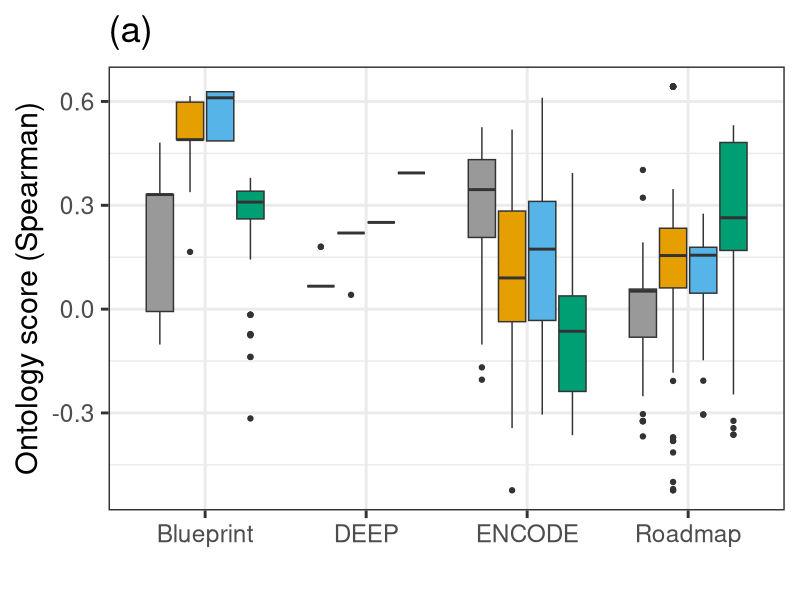
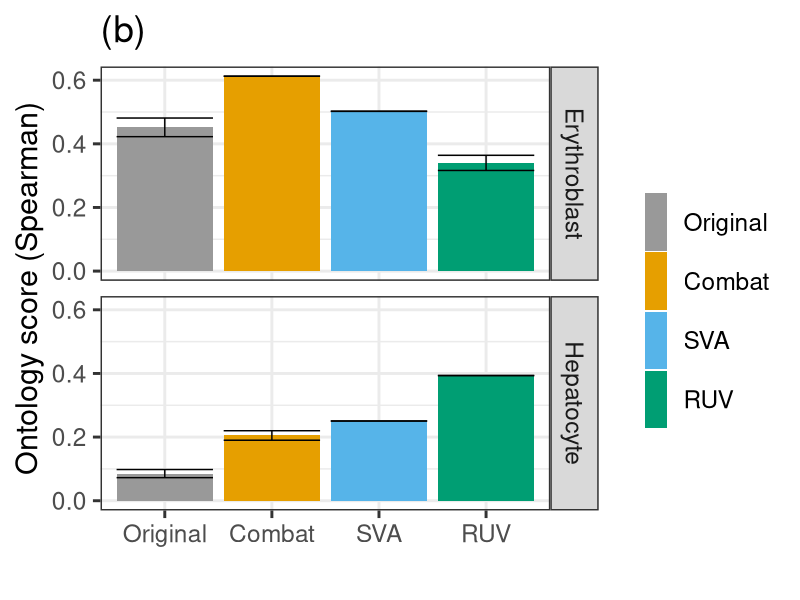
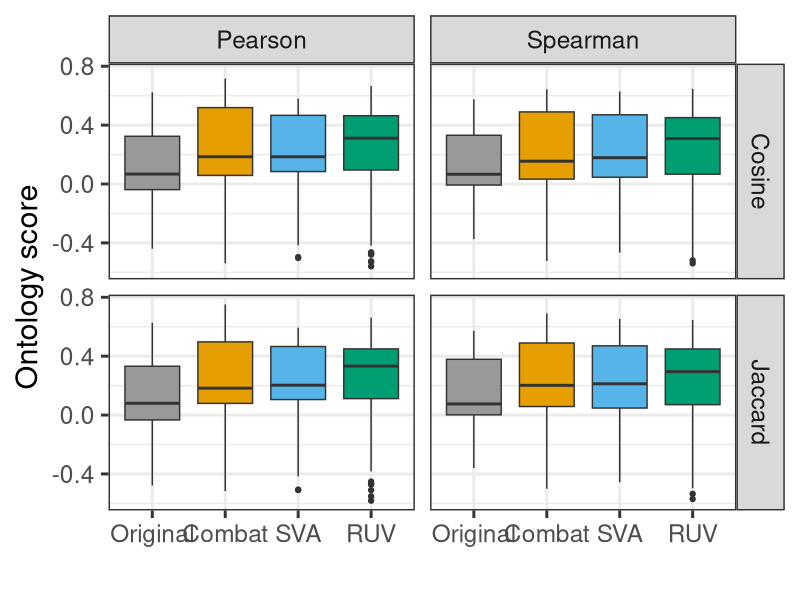
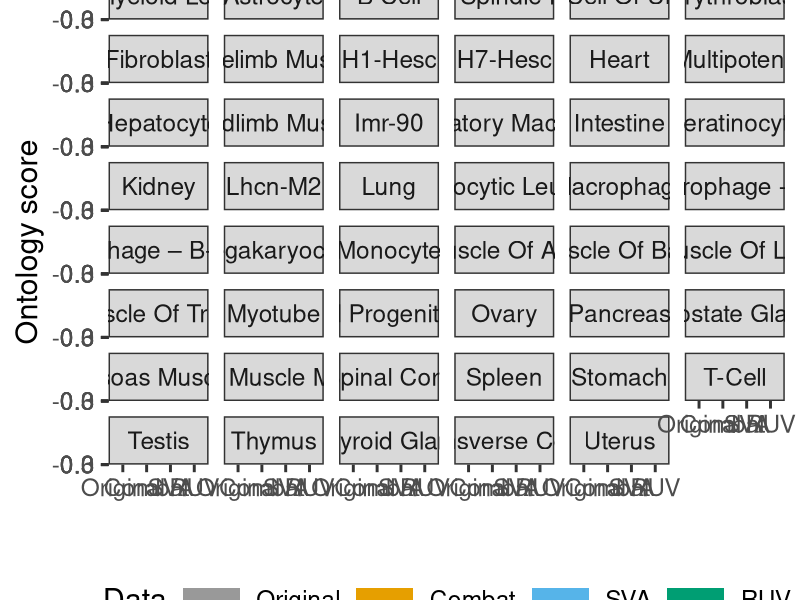
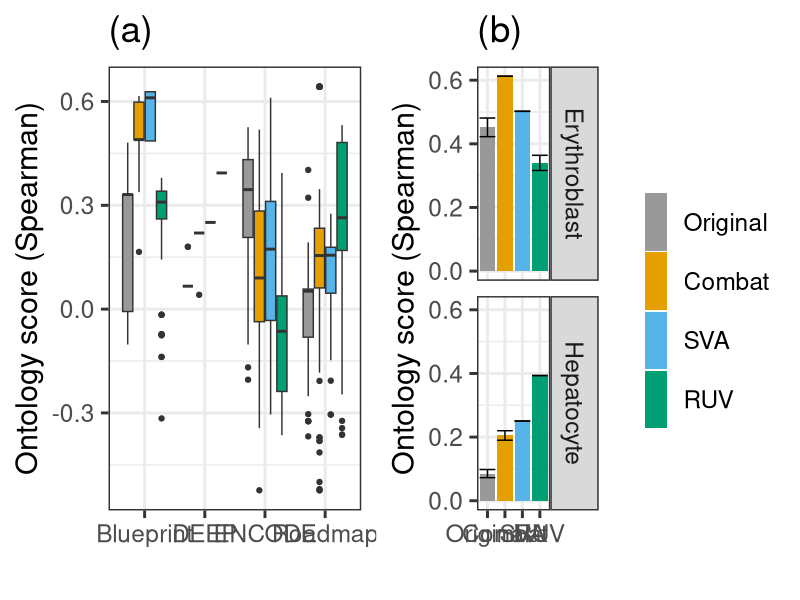
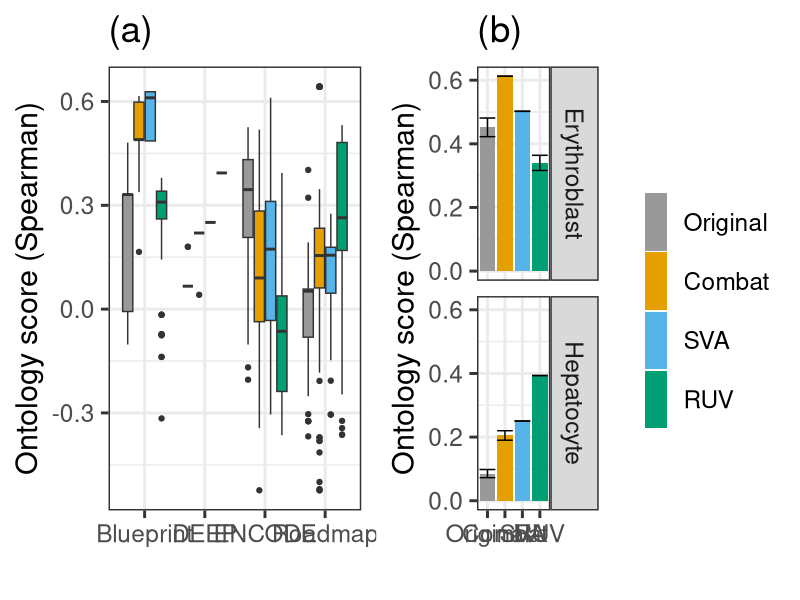
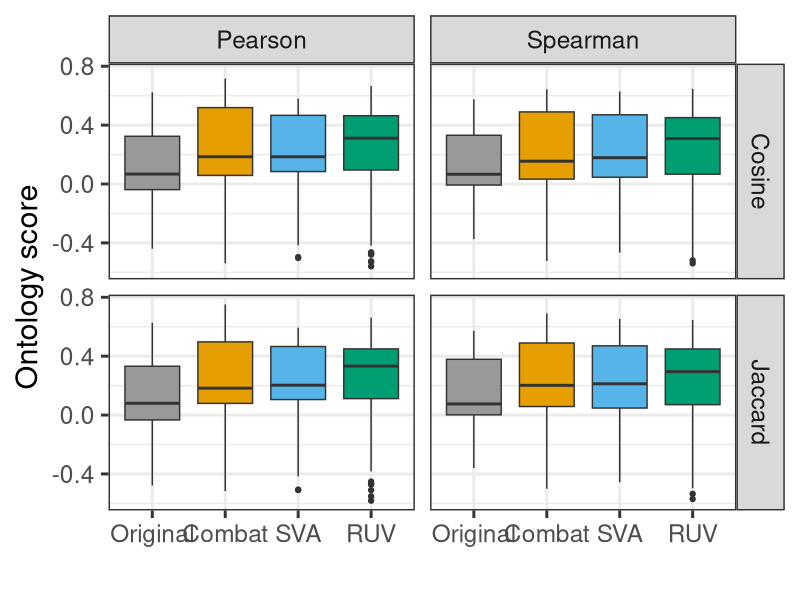
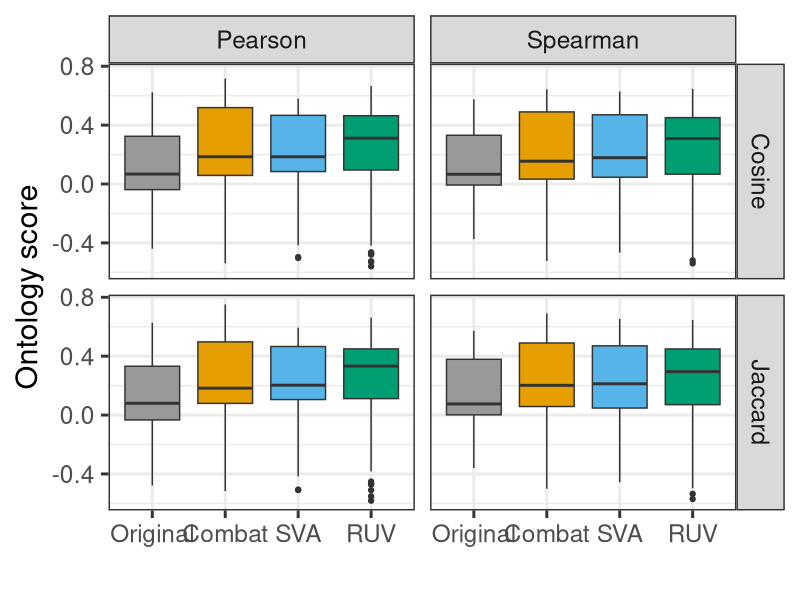

These figures' R source, in order: (Note: this script raises an error after producing the figures.)
ggplot2Package<-require("ggplot2")
gridPackage<-require("gridExtra")
cbPalette <- c("#999999", "#E69F00", "#56B4E9", "#009E73")

########################
###IHEC use case###
########################
###############
###Load data###
###############
ihec.joinedMatrix.original<-read.table("Data/IHEC_PCA_Data_Original_Outlier_Removed.txt",header=T,sep="\t")
ihec.joinedMatrix.sva<-read.table("Data/IHEC_PCA_SVA.txt",header=T,sep="\t")
ihec.joinedMatrix.combat<-read.table("Data/IHEC_PCA_Data_Combat.txt",header=T,sep="\t")
ihec.joinedMatrix.RUV<-read.table("Data/IHEC_PCA_RUV.txt",header=T,sep="\t")
ihec.ontologyScores<-read.table("Data/IHEC_RNA_seq_ontology.txt",header=T,sep="\t")

###################################
###Generate ontology score plots###
###################################
fontsize=22
ggplotDataCombined.Spearman<-ihec.ontologyScores
ihec.ontologyScores<-ihec.ontologyScores[c(which(ihec.ontologyScores$dataset=="Original"),which(ihec.ontologyScores$dataset=="Combat"),which(ihec.ontologyScores$dataset=="SVA"),which(ihec.ontologyScores$dataset=="RUV")),]
ihec.ontologyScores$dataset<-factor(ihec.ontologyScores$dataset,levels=c("Original","Combat","SVA","RUV"))
ihec.ontologyScores<-ihec.ontologyScores[c(which(ihec.ontologyScores$similarity=="Pearson"),which(ihec.ontologyScores$similarity=="Spearman")),]
ggplotDataFig7.ihec<-ihec.ontologyScores[which(ihec.ontologyScores$similarity=="Spearman"),]
ggplotDataFig7.ihec<-ggplotDataFig7.ihec[which(ggplotDataFig7.ihec$ontology=="Cosine"),]
ggplotDataFig7.ihec<-ggplotDataFig7.ihec[which(ggplotDataFig7.ihec$pca=="PC 1-4"),]

ihec.Fig7<-ggplot2::ggplot(ggplotDataFig7.ihec,aes(x=Consortia,y=score,fill=dataset))+
  geom_boxplot()+
  theme_bw(fontsize)+
  labs(fill=" ")+
  theme(legend.key.height = unit(1.5,"cm"))+
  xlab("")+
  ylab("Ontology score (Spearman)")+
  theme(legend.position = "none")+
  scale_fill_manual(values=cbPalette)+
  ggtitle("(a)")
ihec.Fig7

sampleTissuesSmallExample<-ggplotDataFig7.ihec[c(which(ggplotDataFig7.ihec$Celltype..Original.=="Hepatocyte"),which(ggplotDataFig7.ihec$Celltype..Original.=="Erythroblast")),]
ihec.tissue.specific.Ontology.Small<-ggplot2::ggplot(sampleTissuesSmallExample,aes(x=dataset,y=score,fill=dataset))+
  geom_bar(stat="summary",position="dodge",fun.y = "mean")+
  stat_summary(fun.data = mean_se, geom = "errorbar",position="dodge")+
  theme_bw(fontsize)+
  facet_grid(CellType..Condensed.~.)+
  labs(fill=" ")+
  theme(legend.key.height = unit(1.5,"cm"))+
  xlab(" ")+ylab("Ontology score (Spearman)")+
  theme(legend.position="right")+
  scale_fill_manual(values=cbPalette)+
  ggtitle("(b)")
ihec.tissue.specific.Ontology.Small

pdf("Figure7.pdf",width=16,height=7)
grid.arrange(ihec.Fig7,ihec.tissue.specific.Ontology.Small,layout_matrix=cbind(1,1,1,1,1,1,1,1,2,2,2,2,2,2,2,2,2))
dev.off()

svg("Figure7.svg",width=16,height=7)
grid.arrange(ihec.Fig7,ihec.tissue.specific.Ontology.Small,layout_matrix=cbind(1,1,1,1,1,1,1,1,2,2,2,2,2,2,2,2,2))
dev.off()



ihec.acrossTissues.Ontology<-ggplot2::ggplot(ihec.ontologyScores,aes(x=dataset,y=score,fill=dataset))+
  geom_boxplot()+
  theme_bw(fontsize)+
  facet_grid(ontology ~similarity)+
  labs(fill="Data")+
  theme(legend.key.height = unit(1.5,"cm"))+
  xlab(" ")+ylab("Ontology score")+
  theme(legend.position="none")+
  scale_fill_manual(values=cbPalette)
ihec.acrossTissues.Ontology

pdf("Ontology_IHEC_Sup_Fig_1.pdf",width=12,height=8)
ihec.acrossTissues.Ontology
dev.off()


svg("Ontology_IHEC_Sup_Fig_1.svg",width=12,height=8)
ihec.acrossTissues.Ontology
dev.off()

ihec.tissue.specific.Ontology<-ggplot2::ggplot(ggplotDataFig7.ihec,aes(x=dataset,y=score,fill=dataset))+
  geom_bar(stat="summary",position="dodge",fun.y = "mean")+
  stat_summary(fun.data = mean_se, geom = "errorbar",position="dodge")+
  theme_bw(fontsize)+
  facet_wrap(~CellType..Condensed.,ncol=6)+
  labs(fill="Data")+
  theme(legend.key.width = unit(1.5,"cm"))+
  xlab(" ")+ylab("Ontology score")+
  theme(legend.position="bottom")+
  scale_fill_manual(values=cbPalette)
ihec.tissue.specific.Ontology

pdf("Ontology_IHEC_Sup_Fig_2_Spearman_Cosine.pdf",width=28,height=40)
ihec.tissue.specific.Ontology
dev.off()

svg("Ontology_IHEC_Sup_Fig_2_Spearman_Cosine.svg",width=28,height=40)
ihec.tissue.specific.Ontology
dev.off()

###############
###PCA plots###
###############
ihec.pcaPlot12.original<-ggplot2::ggplot(data=ihec.joinedMatrix.original,aes(x=PC1,y=PC2,color=Celltype..Original.,shape=Consortia))+
  geom_point(size=pointsize)+
  theme_bw(fontsize)+
  theme(legend.position = "none")+
  xlab(paste0("PC1"))+ 
  ylab(paste0("PC2"))+
  ggtitle("(a) Original")
ihec.pcaPlot12.original

ihec.pcaPlot23.original<-ggplot2::ggplot(data=ihec.joinedMatrix.original,aes(x=PC2,y=PC3,color=Celltype..Original.,shape=Consortia))+
  geom_point(size=pointsize)+
  theme_bw(fontsize)+
  theme(legend.position = "none")+
  xlab(paste0("PC2"))+ 
  ylab(paste0("PC3"))+
  ggtitle(" ")
ihec.pcaPlot23.original

ihec.pcaPlot34.original<-ggplot2::ggplot(data=ihec.joinedMatrix.original,aes(x=PC3,y=PC4,color=Celltype..Original.,shape=Consortia))+
  geom_point(size=pointsize)+
  theme_bw(fontsize)+
  theme(legend.position = "none")+
  xlab(paste0("PC3"))+ 
  ylab(paste0("PC4"))+
  ggtitle(" ")
ihec.pcaPlot34.original

ihec.pcaPlot12.combat<-ggplot2::ggplot(data=ihec.joinedMatrix.combat,aes(x=PC1,y=PC2,color=Celltype..Original.,shape=Consortia))+
  geom_point(size=pointsize)+
  theme_bw(fontsize)+
  theme(legend.position = "none")+
  xlab(paste0("PC1"))+ 
  ylab(paste0("PC2"))+
  ggtitle("(b) Combat")
ihec.pcaPlot12.combat

ihec.pcaPlot23.combat<-ggplot2::ggplot(data=ihec.joinedMatrix.combat,aes(x=PC2,y=PC3,color=Celltype..Original.,shape=Consortia))+
  geom_point(size=pointsize)+
  theme_bw(fontsize)+
  theme(legend.position = "none")+
  xlab(paste0("PC2"))+ 
  ylab(paste0("PC3"))+
  ggtitle(" ")
ihec.pcaPlot23.combat

ihec.pcaPlot34.combat<-ggplot2::ggplot(data=ihec.joinedMatrix.combat,aes(x=PC3,y=PC4,color=Celltype..Original.,shape=Consortia))+
  geom_point(size=pointsize)+
  theme_bw(fontsize)+
  theme(legend.position = "none")+
  xlab(paste0("PC3"))+ 
  ylab(paste0("PC4"))+
  ggtitle(" ")
ihec.pcaPlot34.combat

ihec.pcaPlot12.sva<-ggplot2::ggplot(data=ihec.joinedMatrix.sva,aes(x=PC1,y=PC2,color=Celltype..Original.,shape=Consortia))+
  geom_point(size=pointsize)+
  theme_bw(fontsize)+
  theme(legend.position = "none")+
  xlab(paste0("PC1"))+ 
  ylab(paste0("PC2"))+
  ggtitle("(c) SVA")
ihec.pcaPlot12.sva

ihec.pcaPlot23.sva<-ggplot2::ggplot(data=ihec.joinedMatrix.sva,aes(x=PC2,y=PC3,color=Celltype..Original.,shape=Consortia))+
  geom_point(size=pointsize)+
  theme_bw(fontsize)+
  theme(legend.position = "none")+
  xlab(paste0("PC2"))+ 
  ylab(paste0("PC3"))+
  ggtitle(" ")
ihec.pcaPlot23.sva

ihec.pcaPlot34.sva<-ggplot2::ggplot(data=ihec.joinedMatrix.sva,aes(x=PC3,y=PC4,color=Celltype..Original.,shape=Consortia))+
  geom_point(size=pointsize)+
  theme_bw(fontsize)+
  theme(legend.position = "none")+
  xlab(paste0("PC3"))+ 
  ylab(paste0("PC4"))+
  ggtitle(" ")
ihec.pcaPlot34.sva

ihec.pcaPlot12.RUV<-ggplot2::ggplot(data=ihec.joinedMatrix.RUV,aes(x=PC1,y=PC2,color=Celltype..Original.,shape=Consortia))+
  geom_point(size=pointsize)+
  theme_bw(fontsize)+
  theme(legend.position = "none")+
  xlab(paste0("PC1"))+ 
  ylab(paste0("PC2"))+
  ggtitle("(d) RUV")
ihec.pcaPlot12.RUV

ihec.pcaPlot23.RUV<-ggplot2::ggplot(data=ihec.joinedMatrix.RUV,aes(x=PC2,y=PC3,color=Celltype..Original.,shape=Consortia))+
  geom_point(size=pointsize)+
  theme_bw(fontsize)+
  theme(legend.position = "bottom")+
  xlab(paste0("PC2"))+ 
  ylab(paste0("PC3"))+
  ggtitle(" ")+
  labs(shape="Consortia")+
  scale_colour_discrete(guide = FALSE)

ihec.pcaPlot34.RUV<-ggplot2::ggplot(data=ihec.joinedMatrix.RUV,aes(x=PC3,y=PC4,color=Celltype..Original.,shape=Consortia))+
  geom_point(size=pointsize)+
  theme_bw(fontsize)+
  theme(legend.position = "none")+
  xlab(paste0("PC3"))+ 
  ylab(paste0("PC4"))+
  ggtitle(" ")
ihec.pcaPlot34.RUV

pdf("PCA_iheca_Sup_Fig.pdf",width=20,height=24)
pca_ihec<-grid.arrange(ihec.pcaPlot12.original,ihec.pcaPlot23.original,ihec.pcaPlot34.original,
             ihec.pcaPlot12.combat,ihec.pcaPlot23.combat,ihec.pcaPlot34.combat,
             ihec.pcaPlot12.sva,ihec.pcaPlot23.sva,ihec.pcaPlot34.sva,
             ihec.pcaPlot12.RUV,ihec.pcaPlot23.RUV,ihec.pcaPlot34.RUV,blank,blank,
             layout_matrix=cbind(c(1,1,1,1,1,1,1,1,1,1,1,1,4,4,4,4,4,4,4,4,4,4,4,4,7,7,7,7,7,7,7,7,7,7,7,7,10,10,10,10,10,10,10,10,10,10,10,10,13),
                                 c(2,2,2,2,2,2,2,2,2,2,2,2,5,5,5,5,5,5,5,5,5,5,5,5,8,8,8,8,8,8,8,8,8,8,8,8,11,11,11,11,11,11,11,11,11,11,11,11,11),
                                 c(3,3,3,3,3,3,3,3,3,3,3,3,6,6,6,6,6,6,6,6,6,6,6,6,9,9,9,9,9,9,9,9,9,9,9,9,12,12,12,12,12,12,12,12,12,12,12,12,14)))
dev.off()


svg("PCA_iheca_Sup_Fig.svg",width=20,height=24)
pca_ihec<-grid.arrange(ihec.pcaPlot12.original,ihec.pcaPlot23.original,ihec.pcaPlot34.original,
                       ihec.pcaPlot12.combat,ihec.pcaPlot23.combat,ihec.pcaPlot34.combat,
                       ihec.pcaPlot12.sva,ihec.pcaPlot23.sva,ihec.pcaPlot34.sva,
                       ihec.pcaPlot12.RUV,ihec.pcaPlot23.RUV,ihec.pcaPlot34.RUV,blank,blank,
                       layout_matrix=cbind(c(1,1,1,1,1,1,1,1,1,1,1,1,4,4,4,4,4,4,4,4,4,4,4,4,7,7,7,7,7,7,7,7,7,7,7,7,10,10,10,10,10,10,10,10,10,10,10,10,13),
                                           c(2,2,2,2,2,2,2,2,2,2,2,2,5,5,5,5,5,5,5,5,5,5,5,5,8,8,8,8,8,8,8,8,8,8,8,8,11,11,11,11,11,11,11,11,11,11,11,11,11),
                                           c(3,3,3,3,3,3,3,3,3,3,3,3,6,6,6,6,6,6,6,6,6,6,6,6,9,9,9,9,9,9,9,9,9,9,9,9,12,12,12,12,12,12,12,12,12,12,12,12,14)))
dev.off()



###########################
###Correcting hepatocyte###
###########################

ihec.joinedMatrix.original.hep<-ihec.joinedMatrix.original
ihec.joinedMatrix.original.hep$CellType..Condensed<-as.character(ihec.joinedMatrix.original.hep$CellType..Condensed)
ihec.joinedMatrix.original.hep$CellType..Condensed[intersect(which(ihec.joinedMatrix.original$CellType..Condensed!="Kidney"),
                                                             which(ihec.joinedMatrix.original$CellType..Condensed!="Hepatocyte"))]<-"Other"
ihec.joinedMatrix.original.hep$CellType..Condensed<-factor(ihec.joinedMatrix.original.hep$CellType..Condensed)
ihec.pcaPlot12.Original.hep<-ggplot2::ggplot(data=ihec.joinedMatrix.original.hep,aes(x=PC1,y=PC2,color=CellType..Condensed,shape=Consortia))+
  geom_point(size=pointsize)+
  theme_bw(fontsize)+
  theme(legend.position = "none")+
  xlab(paste0("PC1"))+ 
  ylab(paste0("PC2"))+
  ggtitle("(a) Original")+
  labs(shape="Consortia")+
  scale_color_manual(values=c("green1","black","grey"))
ihec.pcaPlot12.Original.hep

ihec.pcaPlot23.Original.hep<-ggplot2::ggplot(data=ihec.joinedMatrix.original.hep,aes(x=PC2,y=PC3,color=CellType..Condensed,shape=Consortia))+
  geom_point(size=pointsize)+
  theme_bw(fontsize)+
  theme(legend.position = "none")+
  xlab(paste0("PC2"))+ 
  ylab(paste0("PC3"))+
  ggtitle(" ")+
  labs(shape="Consortia")+
  scale_color_manual(values=c("green1","black","grey"))
ihec.pcaPlot23.Original.hep

ihec.pcaPlot34.Original.hep<-ggplot2::ggplot(data=ihec.joinedMatrix.original.hep,aes(x=PC3,y=PC4,color=CellType..Condensed,shape=Consortia))+
  geom_point(size=pointsize)+
  theme_bw(fontsize)+
  theme(legend.position = "none")+
  xlab(paste0("PC3"))+ 
  ylab(paste0("PC4"))+
  ggtitle(" ")+
  labs(shape="Consortia")+
  scale_color_manual(values=c("green1","black","grey"))
ihec.pcaPlot34.Original.hep



ihec.ruv.perform.hep<-ihec.joinedMatrix.RUV
ihec.ruv.perform.hep$CellType..Condensed<-as.character(ihec.ruv.perform.hep$CellType..Condensed)
ihec.ruv.perform.hep$CellType..Condensed[intersect(which(ihec.joinedMatrix.RUV$CellType..Condensed!="Kidney"),
                                                   which(ihec.joinedMatrix.RUV$CellType..Condensed!="Hepatocyte"))]<-"Other"
ihec.ruv.perform.hep$CellType..Condensed<-factor(ihec.ruv.perform.hep$CellType..Condensed)
ihec.pcaPlot12.RUV.hep<-ggplot2::ggplot(data=ihec.ruv.perform.hep,aes(x=PC1,y=PC2,color=CellType..Condensed,shape=Consortia))+
  geom_point(size=pointsize)+
  theme_bw(fontsize)+
  theme(legend.position = "none")+
  xlab(paste0("PC1"))+ 
  ylab(paste0("PC2"))+
  ggtitle("(b) RUV ")+
  labs(shape="Consortia")+
  scale_color_manual(values=c("green1","black","grey"))
ihec.pcaPlot12.RUV.hep

ihec.pcaPlot23.RUV.hep<-ggplot2::ggplot(data=ihec.ruv.perform.hep,aes(x=PC2,y=PC3,color=CellType..Condensed,shape=Consortia))+
  geom_point(size=pointsize)+
  theme_bw(fontsize)+
  theme(legend.position = "bottom")+
  xlab(paste0("PC2"))+ 
  ylab(paste0("PC3"))+
  ggtitle(" ")+
  labs(shape="Consortia")+
  labs(color="Celltype")+
  scale_color_manual(values=c("green1","black","grey"))
ihec.pcaPlot23.RUV.hep

ihec.pcaPlot34.RUV.hep<-ggplot2::ggplot(data=ihec.ruv.perform.hep,aes(x=PC3,y=PC4,color=CellType..Condensed,shape=Consortia))+
  geom_point(size=pointsize)+
  theme_bw(fontsize)+
  theme(legend.position = "none")+
  xlab(paste0("PC3"))+ 
  ylab(paste0("PC4"))+
  ggtitle(" ")+
  labs(shape="Consortia")+
  scale_color_manual(values=c("green1","black","grey"))
ihec.pcaPlot34.RUV.hep

svg("Sup_Fig_Hep_Kid.svg",width=18,height=12)
pca_ihec<-grid.arrange(ihec.pcaPlot12.Original.hep,ihec.pcaPlot23.Original.hep,ihec.pcaPlot34.Original.hep,
                       ihec.pcaPlot12.RUV.hep,ihec.pcaPlot23.RUV.hep,ihec.pcaPlot34.RUV.hep,blank,blank,
                       layout_matrix=cbind(c(1,1,1,1,1,1,1,1,1,1,1,1,4,4,4,4,4,4,4,4,4,4,4,4,7),
                                           c(2,2,2,2,2,2,2,2,2,2,2,2,5,5,5,5,5,5,5,5,5,5,5,5,5),
                                           c(3,3,3,3,3,3,3,3,3,3,3,3,6,6,6,6,6,6,6,6,6,6,6,6,8)))
dev.off()


pdf("Sup_Fig_Hep_Kid.pdf",width=18,height=12)
pca_ihec<-grid.arrange(ihec.pcaPlot12.Original.hep,ihec.pcaPlot23.Original.hep,ihec.pcaPlot34.Original.hep,
                       ihec.pcaPlot12.RUV.hep,ihec.pcaPlot23.RUV.hep,ihec.pcaPlot34.RUV.hep,blank,blank,
                       layout_matrix=cbind(c(1,1,1,1,1,1,1,1,1,1,1,1,4,4,4,4,4,4,4,4,4,4,4,4,7),
                                           c(2,2,2,2,2,2,2,2,2,2,2,2,5,5,5,5,5,5,5,5,5,5,5,5,5),
                                           c(3,3,3,3,3,3,3,3,3,3,3,3,6,6,6,6,6,6,6,6,6,6,6,6,8)))
dev.off()

